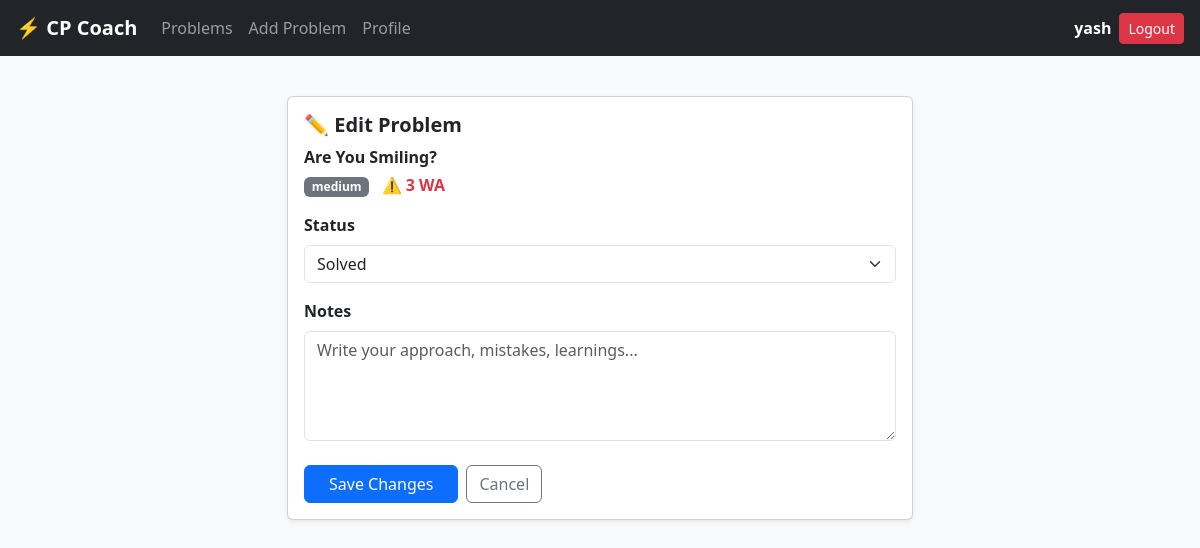
Screenshot of /problems/edit/19305/ (signed in) with the database file from the repository.
### core/models.py (models this page shows, shortened)
class UserProblem(models.Model):
    STATUS_CHOICES = [
        ('unsolved', 'Unsolved'),
        ('solved', 'Solved'),
        ('revision', 'Revision'),
    ]
    user = models.ForeignKey(User, on_delete=models.CASCADE, related_name='user_problems')
    problem = models.ForeignKey(Problem, on_delete=models.CASCADE)
    status = models.CharField(max_length=20, choices=STATUS_CHOICES, default='unsolved')
    is_favorite = models.BooleanField(default=False)
    wrong_attempts = models.IntegerField(default=0)
    last_practiced = models.DateTimeField(null=True, blank=True)
    notes = models.TextField(blank=True)
    review_priority = models.IntegerField(default=0)
    class Meta:
        unique_together = ('user', 'problem')

class Problem(models.Model):
    title = models.CharField(max_length=255)
    platform = models.ForeignKey(Platform, on_delete=models.CASCADE)
    problem_code = models.CharField(max_length=100)
    DIFFICULTY_CHOICES = [
    ('easy', 'Easy'),
    ('medium', 'Medium'),
    ('hard', 'Hard'),
    ]
    difficulty = models.CharField(
        max_length=20,
        choices=DIFFICULTY_CHOICES
    )
    rating = models.IntegerField(null=True, blank=True)
    link = models.URLField()
    topics = models.ManyToManyField(Topic, related_name='problems')
    created_at = models.DateTimeField(auto_now_add=True)
    class Meta:
        unique_together = ('platform', 'problem_code')

### core/views/problems.py (the view)
# urls.py: path('problems/edit/<int:pk>/', views.edit_problem, name='edit_problem'),
@login_required
def edit_problem(request, pk):
    up = get_object_or_404(UserProblem, pk=pk, user=request.user)
    if request.method == 'POST':
        form = UserProblemForm(request.POST, instance=up)
        if form.is_valid():
            form.save()
            messages.success(request, "Problem updated successfully!")
            return redirect('problem_list')
    else:
        form = UserProblemForm(instance=up)
    return render(request, 'problems/edit.html', {'form': form, 'up': up})

### core/forms.py
class UserProblemForm(forms.ModelForm):
    class Meta:
        model = UserProblem
        fields = ['status', 'notes']
        widgets = {
            'status': forms.Select(attrs={'class': 'form-select'}),
            'notes': forms.Textarea(attrs={
                'class': 'form-control',
                'rows': 4,
                'placeholder': 'Write your approach, mistakes, learnings...'
            }),
        }

### core/templates/problems/edit.html (shortened to what this page needs)
{% extends "base.html" %}
{% block content %}
<div class="container mt-4" style="max-width: 650px;">
  <div class="card shadow-sm">
    <div class="card-body">
      <h5 class="fw-semibold mb-2">✏️ Edit Problem</h5>
      <div class="mb-3">
        <div class="fw-semibold">
          {{ up.problem.title }}
        </div>
        <div class="mt-1">
          <span class="badge bg-secondary">{{ up.problem.difficulty }}</span>
          {% if up.wrong_attempts > 0 %}
            <span class="text-danger ms-2 fw-semibold">
              ⚠️ {{ up.wrong_attempts }} WA
            </span>
          {% endif %}
        </div>
      </div>
      <form method="POST">
        <div class="mb-3">
          <label class="form-label fw-semibold">Status</label>
          {{ form.status }}
        </div>
        <div class="mb-4">
          <label class="form-label fw-semibold">Notes</label>
          {{ form.notes }}
        </div>
        <div class="d-flex gap-2">
          <button type="submit" class="btn btn-primary px-4">
            Save Changes
          </button>
          <a href="{% url 'problem_list' %}" class="btn btn-outline-secondary">
            Cancel
          </a>
        </div>
      </form>
    </div>
  </div>
</div>
{% endblock %}

### core/templates/base.html (shortened to what this page needs)
{% load static %}
<!DOCTYPE html>
<html lang="en">
<head>
  <link href="https://cdn.jsdelivr.net/npm/bootstrap@5.3.0/dist/css/bootstrap.min.css" rel="stylesheet">
</head>
<body class="bg-light">
  <nav class="navbar navbar-expand-lg navbar-dark bg-dark px-3">
    <a class="navbar-brand fw-bold" href="{% url 'dashboard' %}">⚡ CP Coach</a>
    <div class="collapse navbar-collapse">
      <ul class="navbar-nav me-auto">
        <li class="nav-item">
          <a class="nav-link" href="{% url 'problem_list' %}">Problems</a>
        </li>
        <li class="nav-item">
          <a class="nav-link" href="{% url 'add_problem' %}">Add Problem</a>
        </li>
        <li class="nav-item">
          <a class="nav-link" href="{% url 'profile' %}">Profile</a>
        </li>
      </ul>
      <ul class="navbar-nav ms-auto align-items-center gap-2">
        {% if user.is_authenticated %}
          <li class="nav-item">
            <span class="text-white fw-semibold">{{ user.username }}</span>
          </li>
          <li class="nav-item">
            <form method="POST" action="{% url 'logout' %}"
                  onsubmit="return confirm('Are you sure you want to logout?')">
              <button type="submit" class="btn btn-danger btn-sm">Logout</button>
            </form>
          </li>
        {% else %}
          <li class="nav-item">
            <a class="nav-link" href="{% url 'login' %}">Login</a>
          </li>
        {% endif %}
      </ul>
    </div>
  </nav>
  <div id="toast-container" class="position-fixed top-0 end-0 p-3" style="z-index: 9999;"></div>
  <main class="py-3">
    {% block content %}{% endblock %}
  </main>
</body>
</html>

### rows the page displays
UserProblem: problem "Are You Smiling?", problem.difficulty "medium", wrong_attempts "3", status "Solved"

### other values shown
{{ user.username }} "yash"
